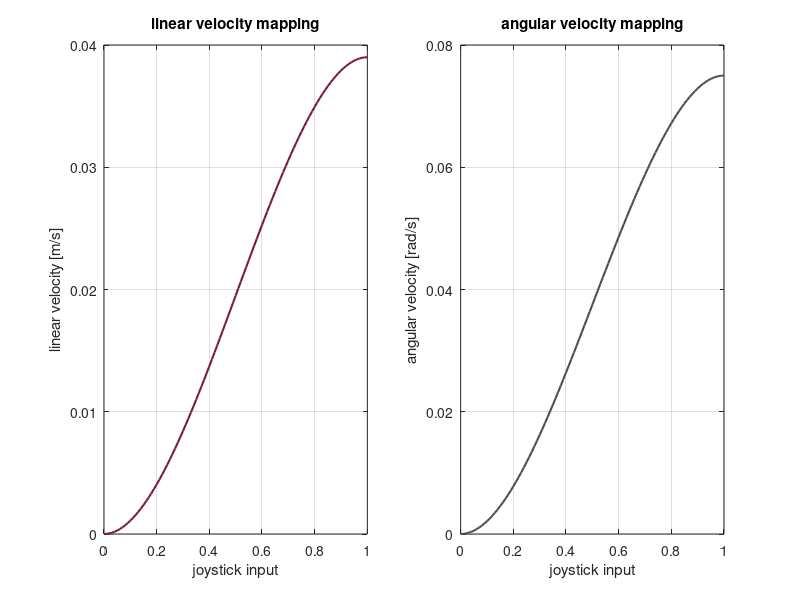

The MATLAB source for this figure:
%% map joystick axis value to cartesian velocity profile
clc; clear; close all

lin_acc_max = 13.0 * 0.018;     % [m/s^2]
ang_acc_max = 25.0 * 0.018;     % [rad/s^2]

js_range = [0,1];   % normalized

lin_acc_profile = [0, ...                                        % x^0
                   lin_acc_max*(js_range(1)+js_range(end)),...   % x^1
                   -lin_acc_max];                                % x^2
               
ang_acc_profile = [0, ...                                        % x^0
                   ang_acc_max*(js_range(1)+js_range(end)),...   % x^1
                   -ang_acc_max];                                % x^2
               
lin_vel_profile = [0, ...                           % x^0
                   0, ...                           % x^1
                   (1/2)*lin_acc_profile(2), ...    % x^2
                   (1/3)*lin_acc_profile(3)];       % x^3
               
ang_vel_profile = [0, ...                           % x^0
                   0, ...                           % x^1
                   (1/2)*ang_acc_profile(2), ...    % x^2
                   (1/3)*ang_acc_profile(3)];       % x^3 

xx = 0:0.01:1;
figure('Position',[1920/2-1000/2,1080/2-400/2,1000,400])

subplot(1,2,1); 
plot(xx,lin_vel_profile(4)*xx.^3+lin_vel_profile(3)*xx.^2,'Color','#741b47','LineWidth',1.5)
% hold on
% plot(-xx,-(lin_vel_profile(4)*xx.^3+lin_vel_profile(3)*xx.^2),'Color','#741b47','LineWidth',1.5)
xlabel('joystick input'); ylabel('linear velocity [m/s]')
grid on
title('linear velocity mapping')

subplot(1,2,2);
plot(xx,ang_vel_profile(4)*xx.^3+ang_vel_profile(3)*xx.^2,'Color','#544b48','LineWidth',1.5)
% hold on
% plot(-xx,-(ang_vel_profile(4)*xx.^3+ang_vel_profile(3)*xx.^2),'Color','#544b48','LineWidth',1.5)
xlabel('joystick input'); ylabel('angular velocity [rad/s]')
grid on
title('angular velocity mapping')
